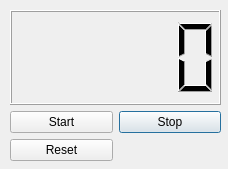
<?xml version="1.0" encoding="UTF-8"?>
<ui version="4.0">
 <class>Dialog</class>
 <widget class="QDialog" name="Dialog">
  <property name="geometry">
   <rect>
    <x>0</x>
    <y>0</y>
    <width>228</width>
    <height>169</height>
   </rect>
  </property>
  <property name="windowTitle">
   <string>Dialog</string>
  </property>
  <widget class="QWidget" name="verticalLayoutWidget">
   <property name="geometry">
    <rect>
     <x>10</x>
     <y>10</y>
     <width>211</width>
     <height>151</height>
    </rect>
   </property>
   <layout class="QVBoxLayout" name="verticalLayout">
    <item>
     <widget class="QLCDNumber" name="lcdNumber"/>
    </item>
    <item>
     <layout class="QGridLayout" name="gridLayout">
      <item row="0" column="1">
       <widget class="QPushButton" name="StopButton">
        <property name="text">
         <string>Stop</string>
        </property>
       </widget>
      </item>
      <item row="0" column="0">
       <widget class="QPushButton" name="StartButton">
        <property name="text">
         <string>Start</string>
        </property>
       </widget>
      </item>
      <item row="1" column="0">
       <widget class="QPushButton" name="ResetButton">
        <property name="text">
         <string>Reset</string>
        </property>
       </widget>
      </item>
     </layout>
    </item>
   </layout>
  </widget>
  <zorder>verticalLayoutWidget</zorder>
  <zorder>lcdNumber</zorder>
 </widget>
 <resources/>
 <connections/>
</ui>
